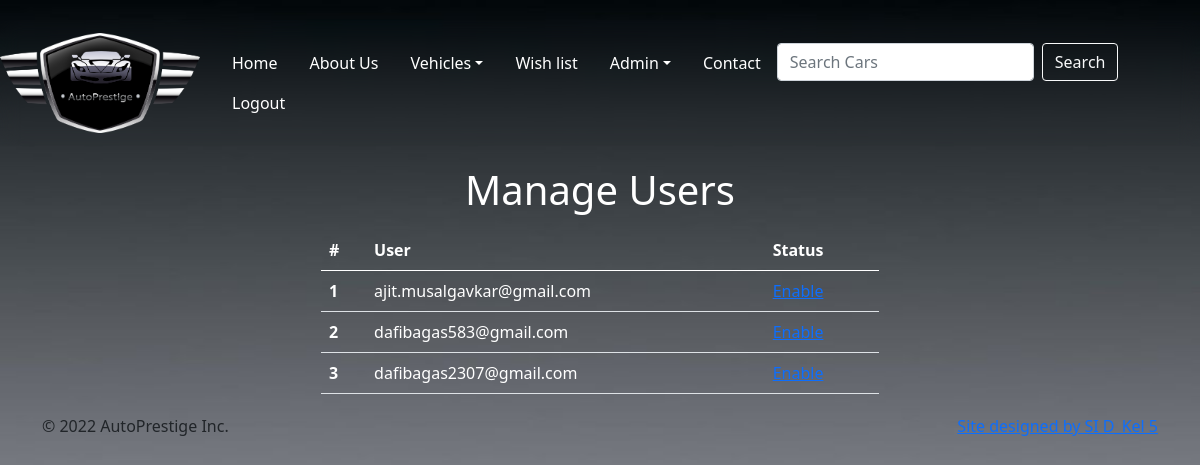
/manageUsers.php (signed in), run on the app's committed database.
### tables this page shows
CREATE TABLE `users` (
  `id` int(11) NOT NULL,
  `email` varchar(100) NOT NULL,
  `password` varchar(255) NOT NULL,
  `role` varchar(12) NOT NULL,
  `enabled` tinyint(1) NOT NULL DEFAULT 0
);

### manageUsers.php (the view, shortened to what this page needs)
<?php
require_once "./config.php";
$users = "";
$sql = "SELECT users.id, users.email, users.enabled FROM users ORDER BY users.id";
$stmt = $mysqli->prepare($sql);
if ($stmt->execute()) {
    $users = $stmt->get_result();
}
?>
<!doctype html>
<html lang="en">
<head>
	<link href="css/autoprestige.css" rel="stylesheet">
	<link href="https://getbootstrap.com/docs/5.0/dist/css/bootstrap.min.css" rel="stylesheet"
>
</head>
<body>
	<header class="mt-0">
		<?php
		include './partials/navbar.php';
		?>
	</header>
	<main>
		<div class="container mt-0 text-white">
			<div class="text-center">
				<p>
					<h1 class="display-6">Manage Users</h1>
				</p>
			</div>
			<div class="row">
				<div class="table-responsive">
					<table class="table table-hover text-white">
						<thead>
						<tr>
                            <th scope="col">#</th>
                            <th scope="col">User</th>
                            <th scope="col">Status</th>
                        </tr>
						</thead>
						<tbody>
							<?php
								if(empty($users) || $users->num_rows == 0)
								{
									echo "<tr><th scope=\"row\"> 1</th><td>No users found!</td><td></td></tr>";
								}
								else{
									$i=1;
									foreach($users as $user )
									{
										$enable = $user['enabled'] == 1 ? "Disable" : "Enable";
										$queryString = "user_id=". $user['id'] . "&enable=" . (($user['enabled'] == 0) ? "1" : "0");
										echo "<tr><th scope=\"row\">" .$i ."</th><td>" . $user['email'] ."</td><td><a href=\"manageUsers.php?" . $queryString . "\">" . $enable . "</a></td></tr>";
										$i++;
									}
								}
							?>
						</tbody>
					</table>
				</div>
			</div>
		</div>
		<footer class="container mt-0">
			<p class="float-end"><a href="#">Site designed by SI D_Kel 5</a></p>
			<p>&copy; 2022 AutoPrestige Inc. </p>
		</footer>
	</main>
</body>
</html>

### css/autoprestige.css (style rules this page uses)
@media (min-width: 768px) { .mt-0 { margin-top: 20px !important; } }
body { background-image: url('../images/bckgrabu.jpg'); background-repeat: no-repeat; background-attachment: fixed; background-size: 100% 100%; }

### manageUsers.php (style rules this page uses)
@media (min-width: 768px) { .mt-0 { margin-top: 20px !important; } }
.table { margin: auto; width: 50% !important; }

### data on the page
users: email "ajit.musalgavkar@gmail.com"
users: email "dafibagas583@gmail.com"
users: email "dafibagas2307@gmail.com"
